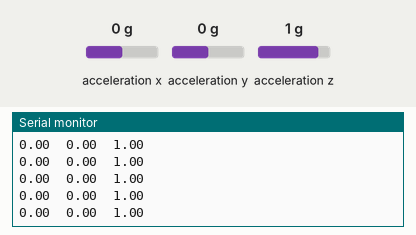
Simulated run of this sketch. Board: Arduino Nano 33 IoT. Parts: the last lines printed to the serial monitor. The inputs (shaded band) are chosen by the test bench; at power-on: acceleration x 0 g, acceleration y 0 g, acceleration z 1 g.

Above: at 1.2 s.
1.3 s: acceleration x set to -1.4 g
At 1.49 s:
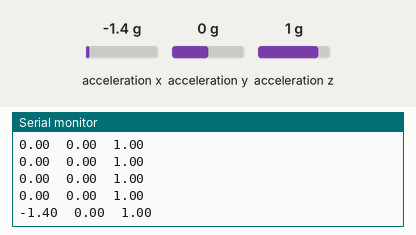
2.8 s: acceleration y set to -1.4 g
At 2.86 s:
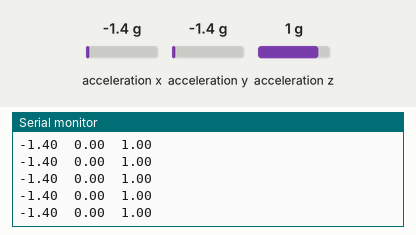
4.3 s: acceleration z set to -1.4 g
At 4.37 s:
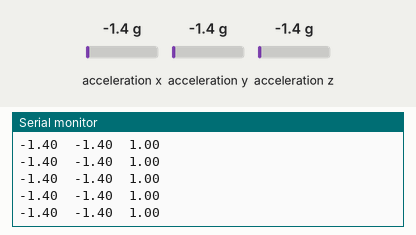

The sketch:

read-acceleration.ino
```cpp
#include <Arduino_LSM6DS3.h>
float x, y, z;

void setup() {
  Serial.begin(115200);
  Serial.println("IMU Acceleration Test!");
  IMU.begin();
}

void loop() {
  if (IMU.accelerationAvailable()) {
        IMU.readAcceleration(x, y, z);

        Serial.print(x);
        Serial.print('\t');
        Serial.print(y);
        Serial.print('\t');
        Serial.println(z);
  }
  delay(150);
}
```

Measured:
- after the input at 1.3 s, the serial monitor: prints a new line after 0.06 s (image 1)
